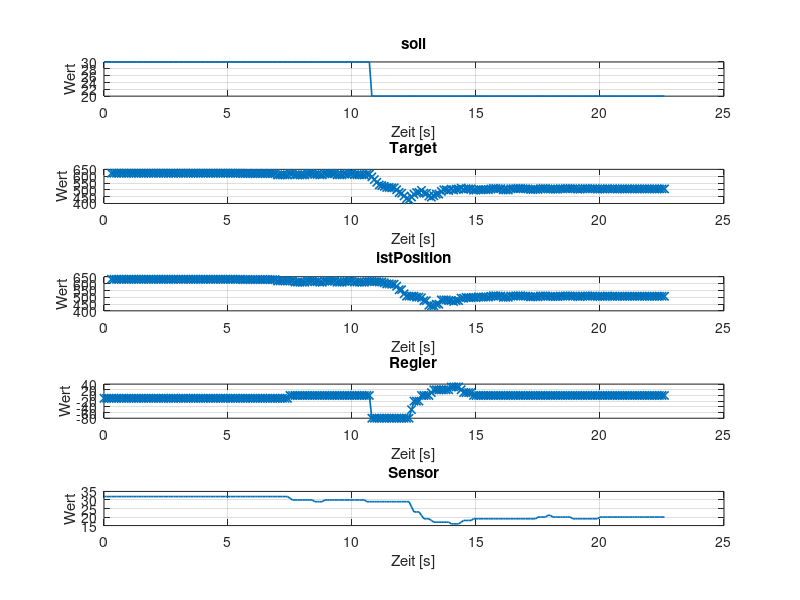

Recreate this plot in MATLAB. (Note: this script raises an error after producing the figure.)
%% 1. INITIALISIERUNG & DATEN LADEN
clear; clc; close all;

% Datei laden
load('Messungen.mat');

% Ordner fuer die Abbildungen (wie in auswertung_baseline.m / auswertung_quarc.m)
SKRIPTORDNER = fileparts(mfilename('fullpath'));
ABBILDUNGSORDNER = fullfile(SKRIPTORDNER, 'Abbildungen');
if ~exist(ABBILDUNGSORDNER, 'dir')
    mkdir(ABBILDUNGSORDNER);
end

%% 2. SIGNAL-KONFIGURATION (Hier einfach selbst sortieren & anpassen)
% Trage hier alle Signale in der gewünschten Reihenfolge ein:
sigNames = { ...
    'soll', ...
    'Target', ...
    'istPosition', ...
    'Regler', ...
    'Sensor' ...
};

%% 3. DATEN AUS DEM WORKSPACE EXTRAHIEREN
sigData = struct();
validSigNames = {}; % Speichert nur existierende Signale

for k = 1:numel(sigNames)
    name = sigNames{k};
    if exist(name, 'var')
        sigData.(name) = eval(name);
        validSigNames{end+1} = name; %#ok<SAGROW>
    else
        warning('Variable "%s" wurde nicht in den geladenen Daten gefunden.', name);
    end
end

n = numel(validSigNames);
if n == 0
    error('Keines der angegebenen Signale wurde gefunden.');
end

%% 4. EINZELNE PLOTS (Subplots in gewählter Reihenfolge)
figure('Name', 'Signale einzeln', 'Color', 'w');

for k = 1:n
    name = validSigNames{k};
    s = sigData.(name);
    
    t = s.time;
    y = s.signals.values;
    
    subplot(n, 1, k);
    
    % Prüfen, ob das Signal 'Target', 'istPosition' oder 'Regler' ist -> Linie mit Kreuzen
    if strcmpi(name, 'Target') || strcmpi(name, 'istPosition') || strcmpi(name, 'Regler')
        plot(t, y, '-x', 'LineWidth', 1.2, 'MarkerSize', 6);
    else
        plot(t, y, 'LineWidth', 1.2);
    end
    
    grid on;
    title(name, 'Interpreter', 'none');
    xlabel('Zeit [s]');
    ylabel('Wert');
end

sgtitle('Alle Signale einzeln (Subplots)');

exportgraphics(gcf, fullfile(ABBILDUNGSORDNER, 'realsensor_signale_einzeln.png'), ...
    'Resolution', 300);

%% 5. GEMEINSAMER PLOT (Alle in einer Figure)
figure('Name', 'Signale gemeinsam', 'Color', 'w');
hold on;

for k = 1:n
    name = validSigNames{k};
    s = sigData.(name);
    
    t = s.time;
    y = s.signals.values;
    
    % Prüfen, ob das Signal 'Target', 'istPosition' oder 'Regler' ist -> Linie mit Kreuzen
    if strcmpi(name, 'Target') || strcmpi(name, 'istPosition') || strcmpi(name, 'Regler')
        plot(t, y, '-x', 'LineWidth', 1.5, 'MarkerSize', 6, 'DisplayName', name);
    else
        plot(t, y, 'LineWidth', 1.5, 'DisplayName', name);
    end
end

hold off;
grid on;
xlabel('Zeit [s]');
ylabel('Wert');
title('Alle Signale in einem Plot');
legend('Interpreter', 'none', 'Location', 'best');

exportgraphics(gcf, fullfile(ABBILDUNGSORDNER, 'realsensor_signale_gesamt.png'), ...
    'Resolution', 300);

fprintf('2 Abbildungen gespeichert in: %s\n', ABBILDUNGSORDNER);
